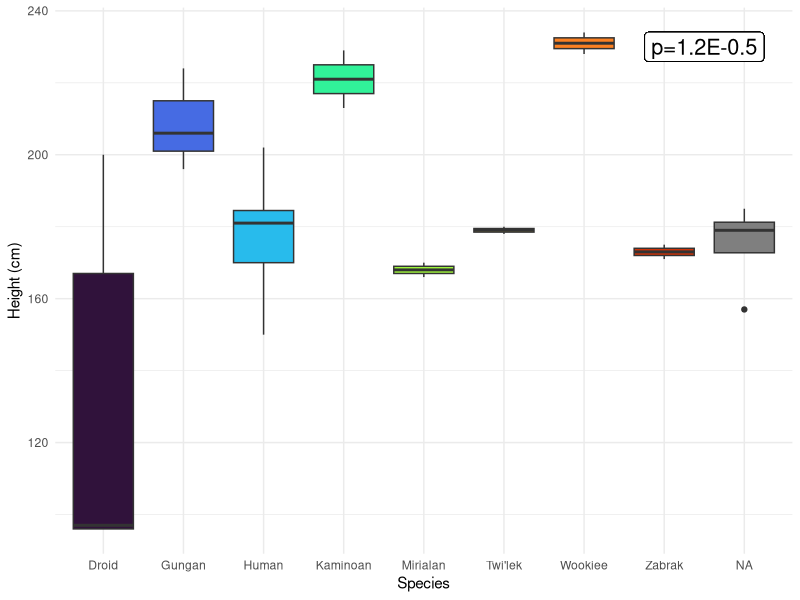
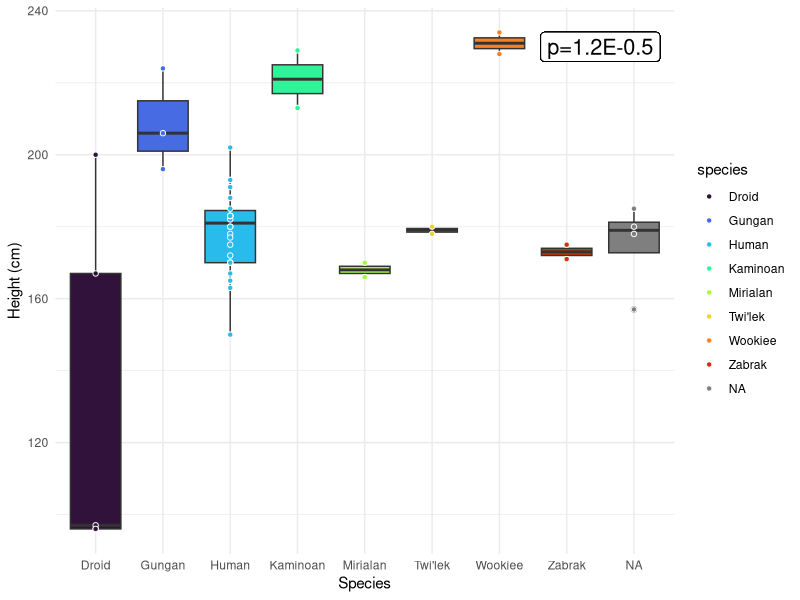
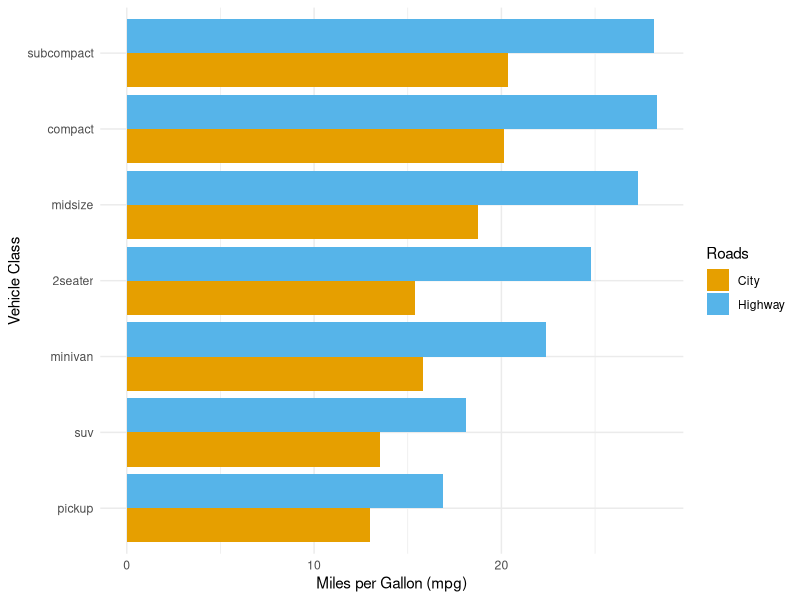
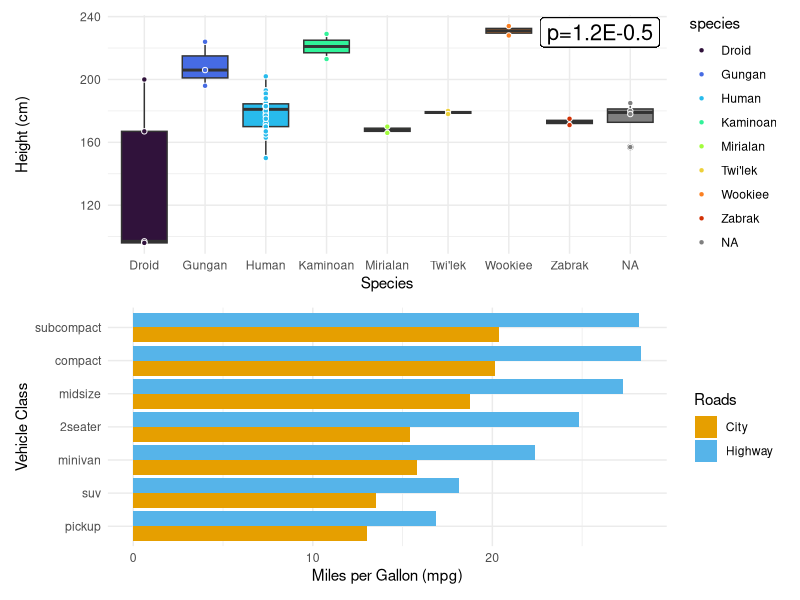

Write R code to recreate these figures, in order.
## ---- chunk 1
library(ggplot2)
library(ggthemes)
library(patchwork)
library(dplyr)
library(viridis)


data(starwars)
glimpse(starwars)

stw_grouped <- starwars %>%
  group_by(species) %>%      #group all the species
  summarize(number= n()) %>% #find how many things are in each
  filter(number>1)           #pick only the species with more than one individual

big_species <- starwars %>%  #we're filtering the big starwars dataset, but lets save a new one
  filter(species %in% stw_grouped$species) %>%  #only pick the species >1
  select(-(films:starships)) #get rid of the last three columns which are lists

glimpse(big_species)
## ---- chunk 2
big_clean_species <- big_species[complete.cases(big_species$height),]
anyNA(big_clean_species$height)

big_clean_species %>%
  group_by(species) %>%
  summarize(mean=mean(height), median=median(height), stdev=sd(height)) %>%
  print()
## ---- chunk 3
cols <- viridis(count(stw_grouped), option="turbo")

annotation <- data.frame(
   x = 8,
   y = 200,
   label = "label"
)


plot_h <- ggplot(big_clean_species, aes(x=species, y=height, fill=species)) +
  geom_boxplot(show.legend=F) +
  geom_label(label="p=1.2E-0.5", x=8.5, y=230, size=5.5, fill="white", show.legend=F) +
  scale_fill_manual(values=cols) +
  xlab("Species") +
  ylab("Height (cm)") +
  theme_minimal()

plot_h
## ---- chunk 4
plot_h <- plot_h +
    geom_point(shape=21, color="white") #add points to the graph. after boxplot so no overlap
  
plot_h
## ---- chunk 5
data(mpg)

hwy_mpg <- mpg %>%
  group_by(class) %>%           #group by vehicle type
  summarize(mpg=mean(hwy)) %>%  #calculate average mpg for vehicle type
  mutate(Roads="Highway")            #add "type" column to help with bar chart

cty_mpg <- mpg %>%              #repeat for city mpg
  group_by(class) %>%
  summarize(mpg=mean(cty)) %>%
  mutate(Roads="City")

combined_mpg <- rbind(hwy_mpg, cty_mpg) %>%  #use rbind (combine by rows). Adds two 3x7 tibbles into one 3x14
  arrange(by=class) %>% #for neatness, put the same vehicle types next to each other
  print()

colors <- viridis(2, option="turbo")

mpg_plot <- ggplot(combined_mpg, aes(x=reorder(class, mpg), y=mpg, fill=Roads, levels=mpg, decreasing=T)) + #reorder x axis by the mpg values
  geom_bar(position="dodge", stat="identity") + #position= "dodge" makes the bars side by side
  coord_flip() +
  theme_minimal() +
  ylab("Miles per Gallon (mpg)") +
  xlab("Vehicle Class") +
  scale_fill_manual(values=(c("#E69F00", "#56B4E9")))
mpg_plot
## ---- chunk 6
plot_h/mpg_plot
